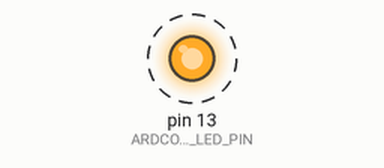
A sketch run on a simulated Arduino Uno, built with avr-gcc and run on an emulated ATmega328P. On the bench: output pins drawn as LEDs (lit = HIGH). Dashed ring = blinking. What the sketch prints to the serial monitor is not drawn.

Above: at 0.2 s.
Timing chart, 0 to 3.0 s (numbered marks = the images above):
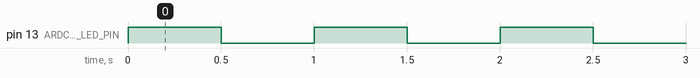

Measured:
- by itself, pin 13 (ARDCONFIG_LED_PIN): alternates HIGH for 0.50 s and LOW for 0.50 s

The sketch:

blink.ino
```cpp
// ardconfig verification sketch
// LED pin resolved from board profile or LED_BUILTIN
#ifndef ARDCONFIG_LED_PIN
#define ARDCONFIG_LED_PIN LED_BUILTIN
#endif

void setup() {
  pinMode(ARDCONFIG_LED_PIN, OUTPUT);
  Serial.begin(115200);
  Serial.println("ardconfig: verify OK");
}

void loop() {
  digitalWrite(ARDCONFIG_LED_PIN, HIGH);
  delay(500);
  digitalWrite(ARDCONFIG_LED_PIN, LOW);
  delay(500);
}
```
